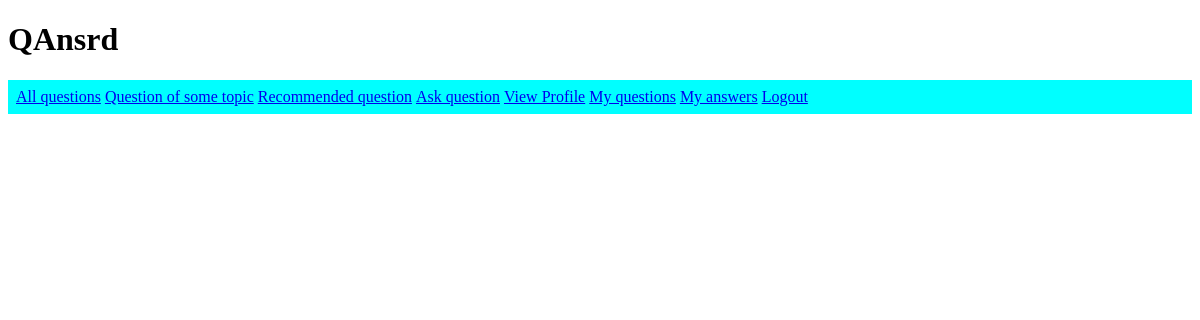
The page /answers (signed in) on the database as committed earlier.
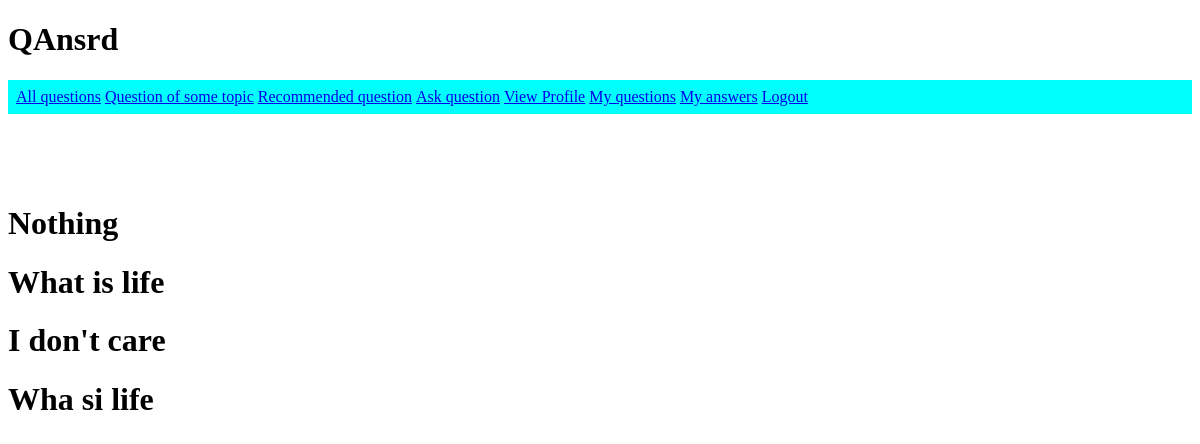
The same page on the database as committed later.
### models.py (models this page shows, shortened)
class Answer(db.Model):
    id = db.Column(db.Integer, primary_key=True)
    answer_text = db.Column(db.String(1000))
    user_id = db.Column(db.Integer, db.ForeignKey('user.id'))
    question_id = db.Column(db.Integer, db.ForeignKey('question.id'))

### app.py (the view)
@app.route('/answers')
def my_answers():
    uname = session['user']
    user = User.query.filter_by(uname=uname).first()
    answers = user.answers.all()
    return render_template('answers.html', answers=answers)

### templates/answers.html
{% extends "base.html" %}
{% block body %}
{% for answer in answers %}
<h1>
    {{ answer.answer_text }}
</h1>
{% endfor %}
{% endblock %}

Rows that differ between the two databases and show on the page:
added Answer: answer_text "Nothing"
added Answer: answer_text "What is life"
added Answer: answer_text "I don't care"
added Answer: answer_text "Wha si life"
